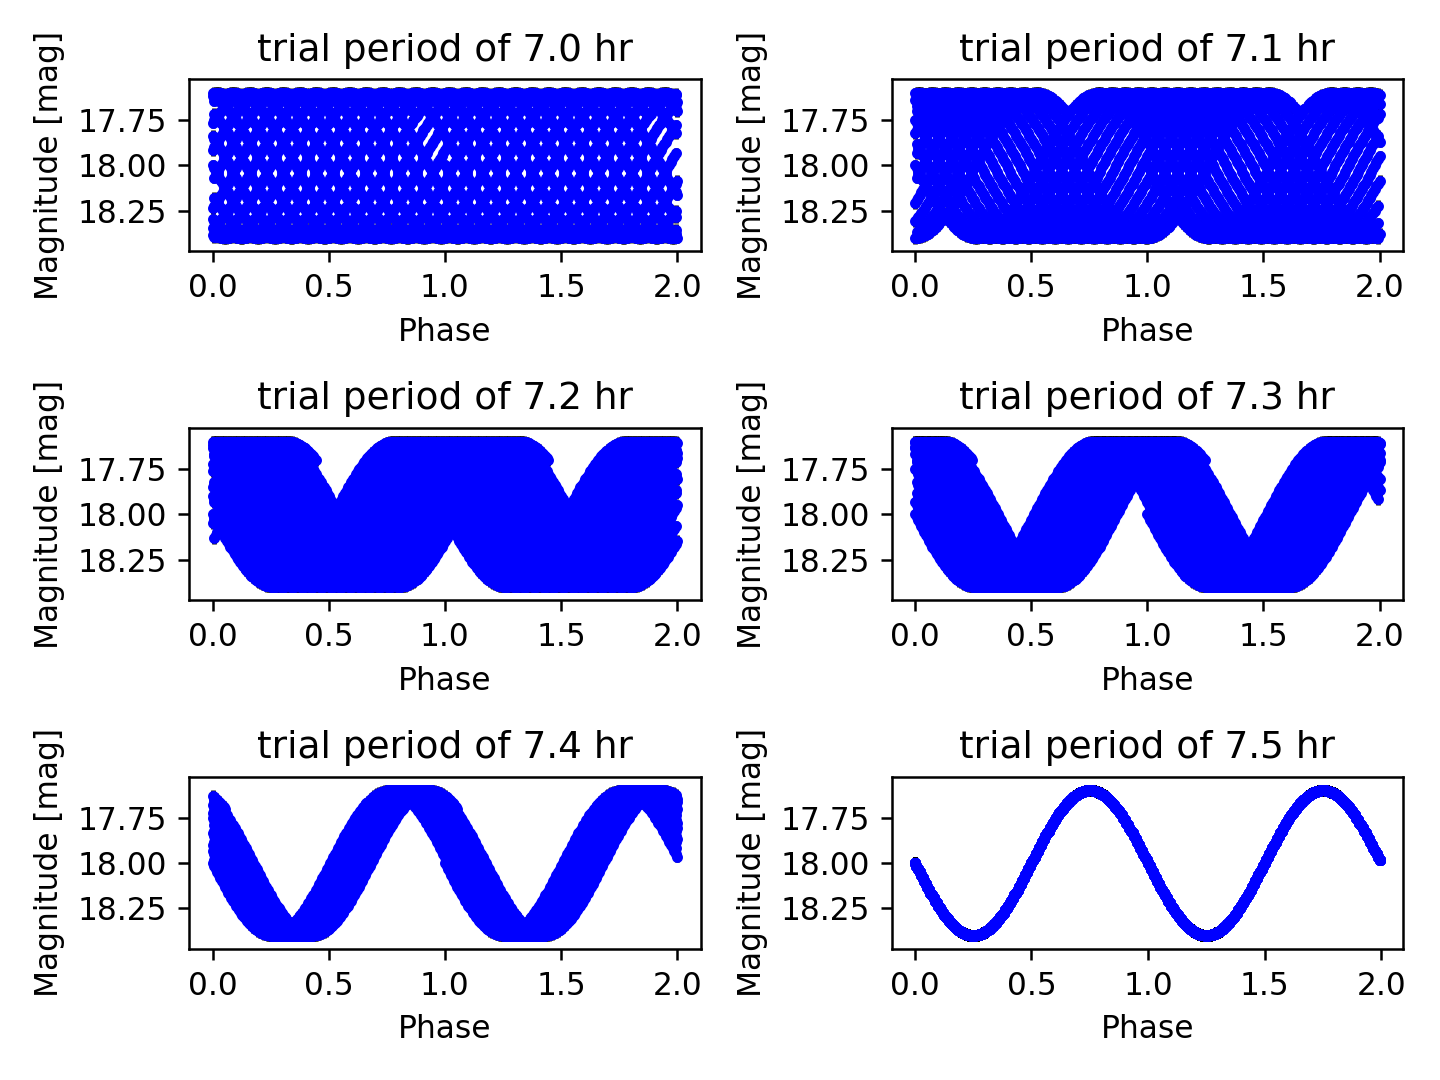

This chart was generated by the following Python code:
#!/usr/pkg/bin/python3.9

#
# Time-stamp: <2022/12/03 23:08:38 (CST) daisuke>
#

# importing argparse module
import argparse

# importing numpy module
import numpy

# importing matplotlib module
import matplotlib.figure
import matplotlib.backends.backend_agg

#
# command-line argument analysis
#

# constructing parser object
parser = argparse.ArgumentParser (description='making folded lightcurves')

# adding arguments
parser.add_argument ('-i', type=str, default="in.data", \
                     help='input data file name')
parser.add_argument ('-o', type=str, default="out.png", \
                     help='output figure file name')
parser.add_argument ('periods', type=float, nargs=6, \
                     help='list of trial periods in hr')

# parsing arguments
args = parser.parse_args ()

#
# input parameters
#

# data file name
file_data = args.i

# output file name
file_fig = args.o

# trial period (day)
list_p_trial = [x / 24.0 for x in args.periods]

#
# reading data from file
#

# empty numpy arrays for storing data
data_mjd   = numpy.array ([])
data_mag   = numpy.array ([])
data_err   = numpy.array ([])

# opening file
with open (file_data, 'r') as fh:
    # reading file line-by-line
    for line in fh:
        # skipping line if the line starts with '#'
        if (line[0] == '#'):
            continue
        # removing line feed at the end of line
        line = line.strip ()
        # splitting data
        (datetime_str, mjd_str, mag_str, err_str) = line.split ()
        # conversion from string into float
        mjd = float (mjd_str)
        mag = float (mag_str)
        err = float (err_str)
        # appending the data at the end of numpy arrays
        data_mjd   = numpy.append (data_mjd, mjd)
        data_mag   = numpy.append (data_mag, mag)
        data_err   = numpy.append (data_err, err)

#
# making a plot
#
        
# making objects "fig" and "canvas"
fig    = matplotlib.figure.Figure ()
canvas = matplotlib.backends.backend_agg.FigureCanvasAgg (fig)

# making a plot of 2x3 panels
for i in range (len (list_p_trial)):
    # trial period
    p_trial = list_p_trial[i]
    
    # calculation of phase using trial period
    data_phase = (data_mjd - data_mjd[0]) / p_trial
    data_phase -= numpy.int_ (data_phase)

    # making a subplot
    subplot = 321 + int (i)
    ax      = fig.add_subplot (subplot)

    # labels
    ax.set_xlabel ('Phase')
    ax.set_ylabel ('Magnitude [mag]')
    title = f"trial period of {p_trial * 24.0:3.1f} hr"
    ax.set_title (title)
    
    # axes
    ax.invert_yaxis ()

    # plotting data
    ax.errorbar (data_phase, data_mag, yerr=data_err, \
                 linestyle='None', marker='.', markersize=5, color='blue', \
                 ecolor='black', capsize=0)
    ax.errorbar (data_phase + 1.0, data_mag, yerr=data_err, \
                 linestyle='None', marker='.', markersize=5, color='blue', \
                 ecolor='black', capsize=0)

# saving the plot into a file
fig.tight_layout ()
fig.savefig (file_fig, dpi=225)
